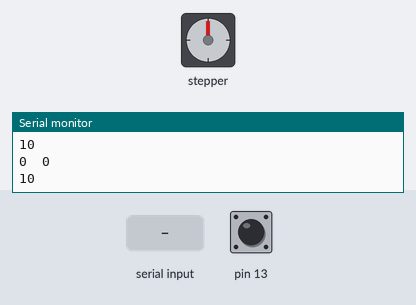
Bench run of a sketch on a simulated Arduino Uno, built with avr-gcc and run on an emulated ATmega328P. Shown: stepper motor, the last lines printed to the serial monitor. Wiring (inferred from the names in the program): stepper motor driver (200 steps per turn assumed): step pin 4; direction pin 5. The inputs (shaded band) are chosen by the test bench; at power-on: pin 13 HIGH.

Above: at 1.2 s.
1.3 s: "90,45\n" received over Serial
At 2.8 s:
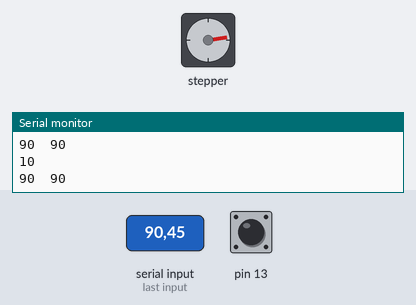
3.9 s: "30,150\n" received over Serial
At 6.0 s:
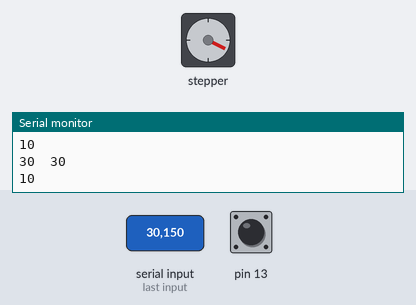
6.4 s: "200\n" received over Serial
At 8.2 s:
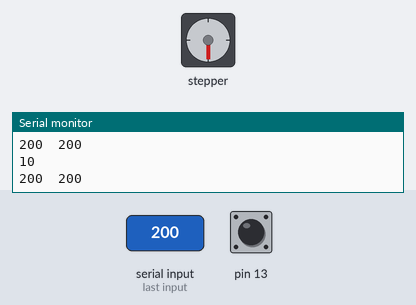
9.1 s: "90\n" received over Serial
At 10.19 s:
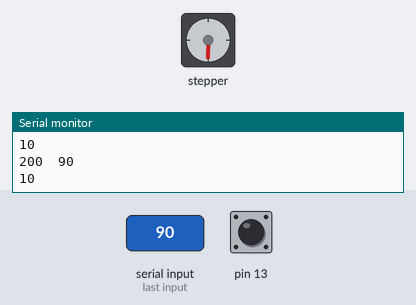
Timing chart, 0 to 12.1 s (numbered marks = the images above; inputs shaded):
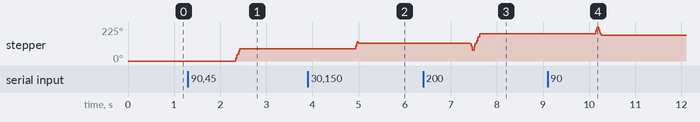

Measured:
- after the input at 1.3 s, stepper: turns 81° clockwise in 0.10 s, starting after 1.0 s
- after the input at 3.9 s, stepper: turns 45° clockwise in 0.05 s, then 9° counter-clockwise in 0.00 s
- after the input at 6.4 s, stepper: turns 45° counter-clockwise in 0.05 s, then 108° clockwise in 0.13 s
- after the input at 9.1 s, stepper: turns 45° clockwise in 0.05 s, then 54° counter-clockwise in 0.05 s

The sketch:

gettingtogether_base.ino
```cpp
#include <CapacitiveSensor.h>

CapacitiveSensor sensor = CapacitiveSensor(12, 13);
const int stepPin = 4;
const int dirPin = 5;

//////
const long maxSteps = 10000; //???
const int dataLength = 10;
//////

long motorSteps = 0; //current # of revolutions of stepper motor, 0 is fully extended
long targetSteps = 0;
bool stepState = false;
bool dir = true; //true is retract, false is extend
bool receivedData = false; //current data from HID, same states as dir
int test = 0;

//don't mind these
long senseData[dataLength]; //cap wire sense data
int currS = 0; //indexing var for senseData
long thisAvg = 0;


//Code:


void setup() {
  // put your setup code here, to run once:
  Serial.begin(9600);
  pinMode(stepPin, OUTPUT);
  pinMode(dirPin, OUTPUT);
}

void moveMot() { //rotates motor to target ///
  if (motorSteps > maxSteps || motorSteps < 0) { //sets targetSteps within the bounds
    if (motorSteps > maxSteps) {
      targetSteps = maxSteps;
    } else {
      targetSteps = 0;
    }
  }
  if (targetSteps != motorSteps) {
    if (targetSteps > motorSteps) {
      dir = true;
      motorSteps++;
    }
    else {
      dir = false;
      motorSteps--;
    }

    stepState = !stepState;
    digitalWrite(stepPin, stepState);
    delay(1);
  }
}

void setStepperStates() {
  if (receivedData) {
    targetSteps += 2000;
  } else {
    targetSteps -= 10;
  }
  digitalWrite(dirPin, dir);
}


void serialEvent() {
  while (Serial.available()) {
    test = Serial.readString().toInt();
    Serial.print("data in: ");
    Serial.println(receivedData);
  }
}

void loop() {
  // put your main code here, to run repeatedly:
  int x = sensor.capacitiveSensor(30);
  addToArr(x);
  thisAvg = avg();
  delay(10);
  //  Serial.print("cap sense: ");
  Serial.println(thisAvg);
  setStepperStates();
  targetSteps = test;
  Serial.print(motorSteps);
  Serial.print('\t');
  Serial.println(targetSteps);
  for (int i = 0; i < 50; i++) {
    moveMot();
  }
}


//invisible funcs
long avg () {
  long sum = 0;
  for (int i = 0; i < dataLength; i++) {
    sum += senseData[i];
  }
  return sum / dataLength ;
}

void addToArr(long add) {
  senseData[currS] = add;
  currS ++;
  if (currS > dataLength - 1) {
    currS = 0;
  }
}
```
